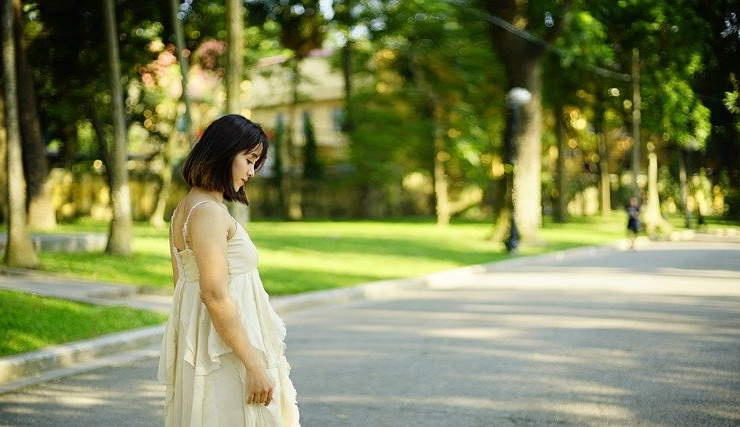
#> input picture images/img_ampliada.jpg, 740 x 427 px
$ python -i main.py   (imports and definitions only)   (older library calls are emulated)
#> lines starting #> are read from the running program, lines starting #| are printed output that depends on the picture
#> further down, picture is the input picture: shape (427, 740, 3); mean B, G, R 87.8, 135.3, 129.1
import numpy as np
import scipy.ndimage
import cv2
import argparse
import sys

def energia(im):
    im = cv2.normalize(im, None, alpha = 0, beta = 255, norm_type = cv2.NORM_MINMAX, dtype = cv2.CV_32F) # de 0..1 a 0..255
    im = cv2.cvtColor(im, cv2.COLOR_BGR2GRAY) # convertir a escala de grises
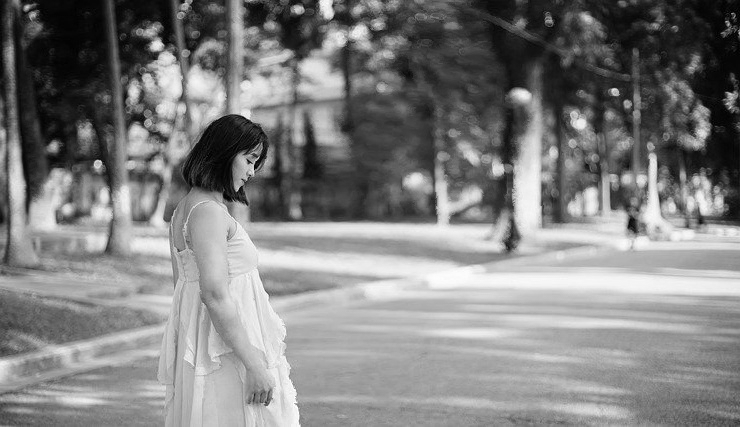
#> im: shape (427, 740) float32; min 0, max 254.8, mean 128.1
    im = cv2.normalize(im.astype('float'), None, 0.0, 1.0, cv2.NORM_MINMAX) # de 0..255 a 0..1
    im_gaus = cv2.GaussianBlur(im,(5,5),1.5) # aplicar filtro gausiano tam 5 y sigma 1.5 a imagen de grises
    E = im_gaus - im
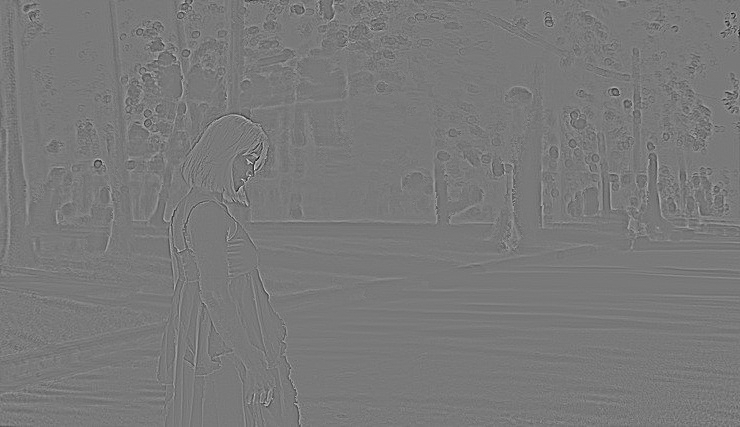
#> E: shape (427, 740) float64; min -0.427, max 0.467, mean -1.4e-05; drawn with min black and max white
    E = np.absolute(E)*100
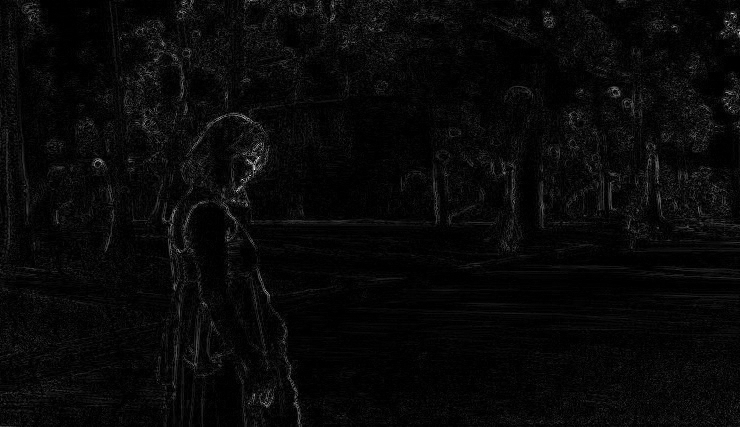
#> E: shape (427, 740) float64; min 3.47e-16, max 46.73, mean 1.6; drawn with min black and max white
    return E

# [82 lines left out: functions calcula_M, find_seam, elimina_costura, aniade_costura, reducir_imagen, ampliar_imagen, not called in this run]

# Main
ap = argparse.ArgumentParser()
# [15 lines not run here, left out]


# [1 line that did not run here, left out]
# [1 line that did not run here, left out]
# [1 line that did not run here, left out]
# [11 lines not run here, left out]

# [1 line that did not run here, left out]
# [4 lines not run here, left out]

>>> import cv2
>>> picture = cv2.imread('images/img_ampliada.jpg')
>>> result = energia(picture)

$ run again, on images/img_reducida.jpg
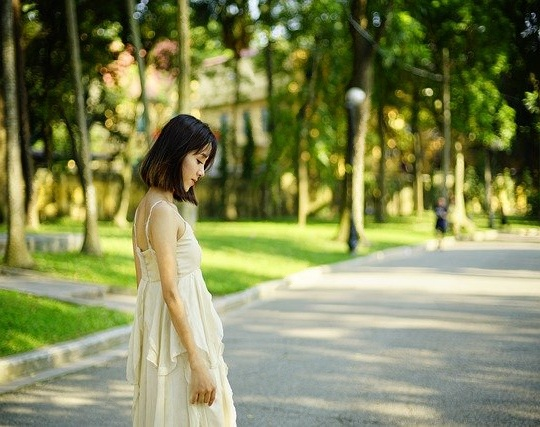
#> input picture images/img_reducida.jpg, 540 x 427 px
#> picture is the input picture: shape (427, 540, 3); mean B, G, R 88.1, 136.1, 130.4
#> in energia, `im = cv2.cvtColor(im, cv2.COLOR_BGR2GRAY)`:
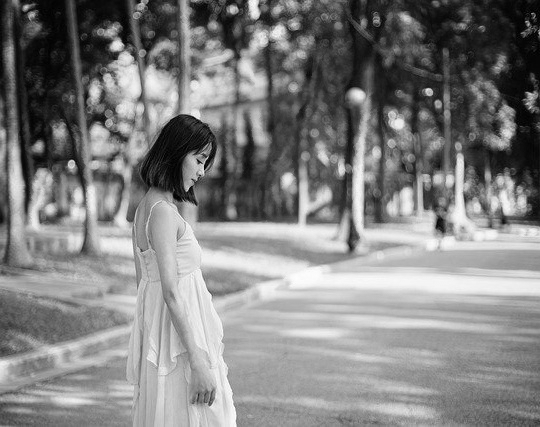
#> im: shape (427, 540) float32; min 0, max 254.3, mean 128.9
#> in energia, `E = np.absolute(E)*100`:
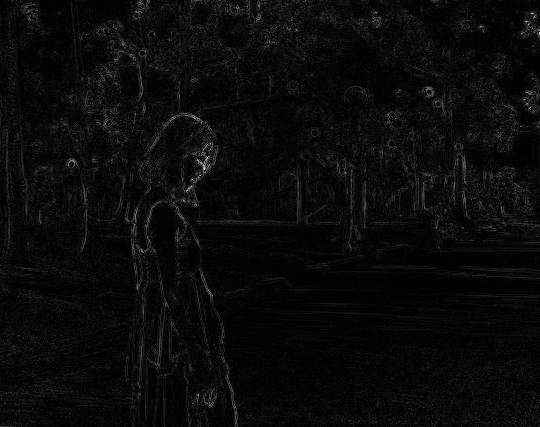
#> E: shape (427, 540) float64; min 3.47e-16, max 48.3, mean 2; drawn with min black and max white
